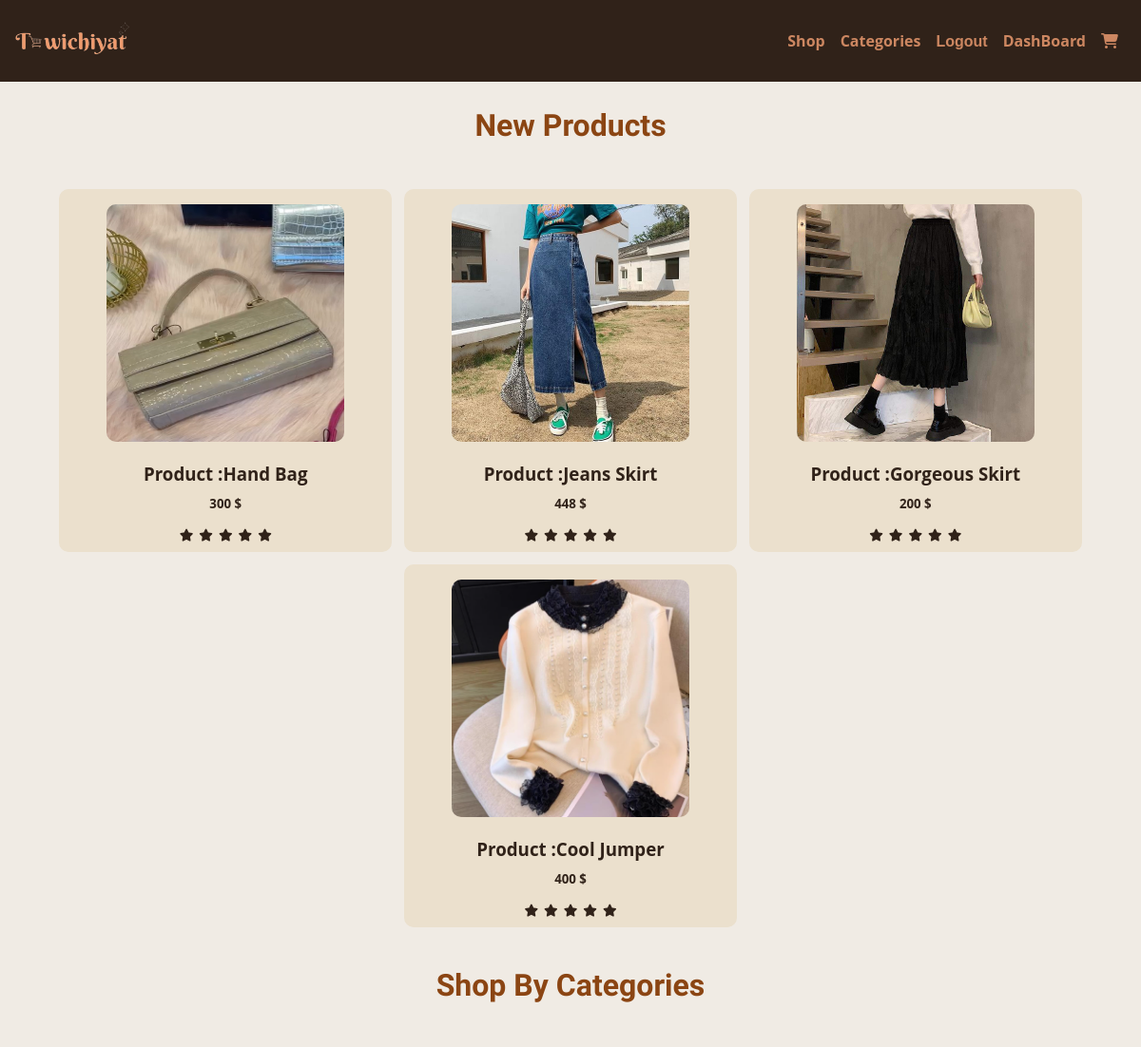
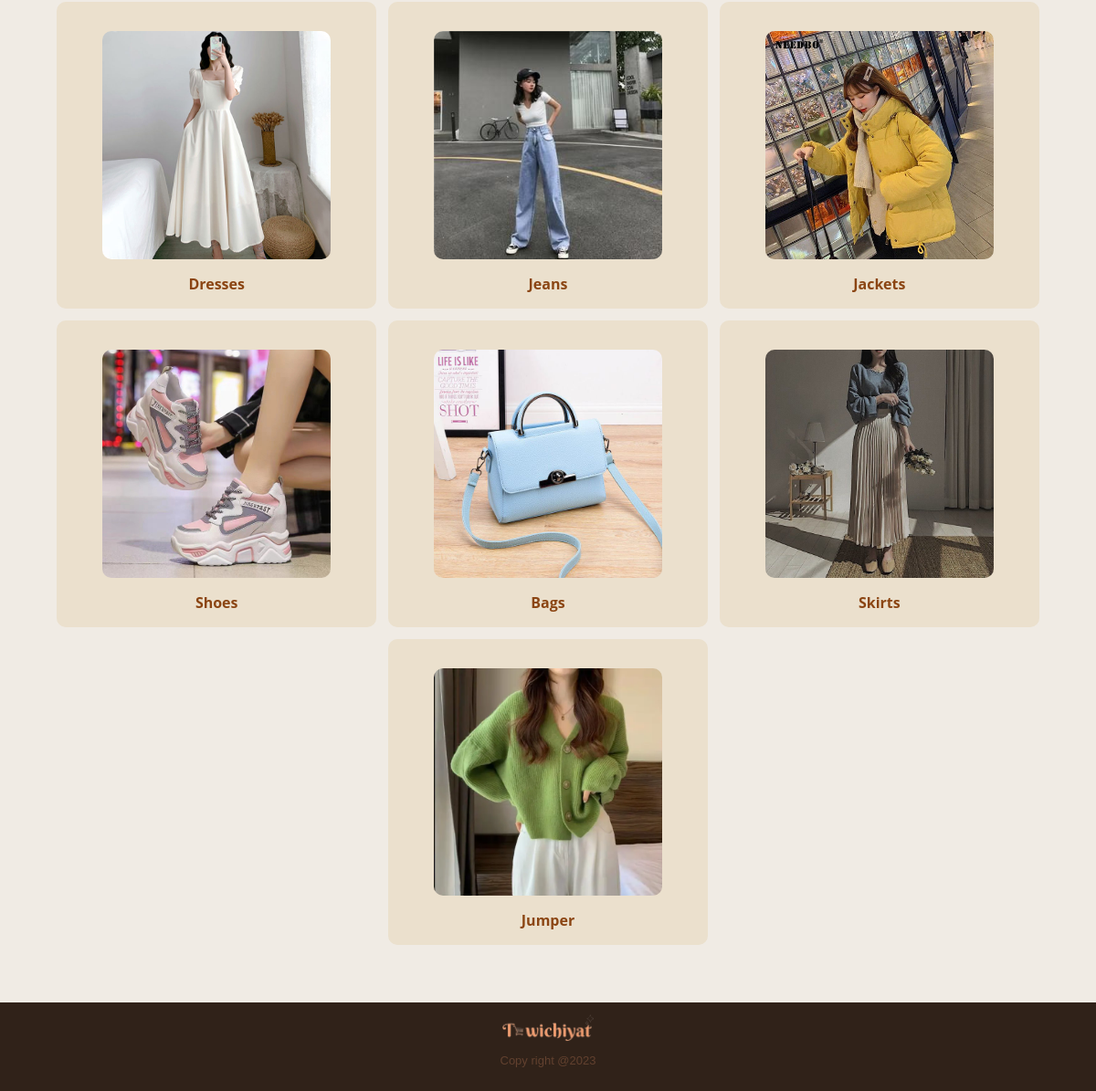
The app's page /Store/home/ (signed in) with its own data (2 pictures, top to bottom).
### userP/models.py (models this page shows, shortened)
class Profile(models.Model):
    Women = 'Women'
    Men = 'Men'
    GENDER_CHOICES = (
        (Women, 'Women'),
        (Men, 'Men')
    )
    user = models.OneToOneField(User, related_name='userprofile', on_delete=models.CASCADE)
    is_vendor = models.BooleanField(default=False)
    address = models.CharField(max_length=150)
    phone_nbr = models.CharField(max_length=30)
    gender = models.CharField(max_length=50, choices=GENDER_CHOICES, default=Women)
    slugU =  models.SlugField(max_length=50,default=None)

### vendor_dashboard/models.py (models this page shows, shortened)
class Product(models.Model):
    name = models.CharField(max_length=25,default='Anonymous Product')
    type_p = models.CharField(max_length=25)
    price = models.IntegerField()
    size = models.CharField(max_length=4)
    color = models.CharField(max_length=25)
    description = models.TextField(max_length=400)
    image = models.ImageField(default='default.png', blank=True)
    date = models.DateTimeField(default=datetime.datetime.now, editable=False)
    quantity = models.IntegerField(default=1)
    author = models.ForeignKey(User , null=True, on_delete=models.CASCADE)
    status = models.CharField(max_length=14 , default="Available")

### Store/models.py (models this page shows)
class Collection(models.Model):
    name = models.CharField(max_length=25)
    image_col= models.ImageField(default='default.png',blank=True)
    slugC =  models.SlugField(max_length=50,default=None)
    def __str__(self):
        return self.name

### Store/views.py (the view)
def shop_now(request):
    products = Product.objects.all().order_by('date')
    latest_products=[]
    if len(products)>=5:
        for i in range(len(products)-1,0,-1):
            if len(latest_products)<4:
                latest_products.append(products[i])
            else:
                break
    collections = Collection.objects.all()
    return render(request,'Store/home.html',{'collections':collections,'products':latest_products})

### Store/context_processors.py (called while the page is built)
def collectionslist(request):
    return {'collectionslist':Collection.objects.filter()}

### userP/context_processors.py (called while the page is built)
def profiles(request):
    return {'profiles':Profile.objects.all()}

### Store/templates/Store/home.html (shortened to what this page needs)
{% extends 'base_layout.html' %}
{%load static %}
{% block content %}
		<h2 class="shop-titles">New Products</h2>
		<section class="new-products-list">
			{% for product in products %}
				<a class="product" onclick="showProductModal('{{ product.name }}', '{{ product.price }}', '{{ product.image.url }}','{{ product.quantity }}','{{ product.description }}','{{ product.size }}','{{ product.id }}')">
						<img src="{{ product.image.url }}"  alt="product image ">
						<h3>Product :{{ product.name}}</h3>
						<h5>{{ product.price}} $</h5>
						<ul class="list-review">
							<li><i class="fa fa-star checkes"></i></li>
							<li><i class="fa fa-star checkes"></i></li>
							<li><i class="fa fa-star checkes"></i></li>
							<li><i class="fa fa-star "></i></li>
							<li><i class="fa fa-star "></i></li>
						</ul>
				</a>
			{% endfor %}
		</section>
		<h2 class="shop-titles">Shop By Categories</h2>
		<section class="categories-container-list">
			{% for collection in collections %}
			<div class="categorie">
					<a class="row1" href="{% url 'Store:product_category' category_id=collection.id %}">
						<img src="{{ collection.image_col.url }}" alt="" />
						<h4>{{ collection.name }}</h4>
				  	</a>
			</div>
			{% endfor %}
		</section>
{% endblock  %}

### templates/base_layout.html (shortened to what this page needs)
{% load static%}
<!DOCTYPE html>
<html lang="en">
<head>
    <link rel="stylesheet" href="{% static 'styles.css'%}">
</head>
<body>
    <header class="header">
        <div class="logo-container">
          <a href="{% url 'home'%}"> <img src="{% static 'logo.png' %}" alt="logoImg"></a>
        </div>
        <nav class="nav-bar">
            <ul>
                <li class="nav-elt"><a href="{% url 'Store:shopnow' %}"><span class="hidden"> </span><span class="text-hidden">Shop</span></a></li>
                <li class="nav-elt" id="categoriesnav">
                    <a href="#"><span class="hidden"></span><span class="text-hidden">Categories</span></a>
                </li>
                {% if user.is_authenticated %}
                    <form action="{% url 'userP:logout' %}" class="logout-link" method="POST">
                        <button type="submit" class="nav-elt"><span class="hidden"></span><span class="text-hidden">Logout</span></button>
                    </form>
                    {% for p in profiles %}
                         {% if p.user == user %}
                            {% if p.is_vendor %}
                                <li class="nav-elt"><a href="{% url 'vendor_dashboard:dashboard'%}"><span class="hidden"></span><span class="text-hidden">DashBoard</span></a></li>
                            {% else %}
                                <li class="nav-elt"><a href=""><span class="hidden"><i class="fa-sharp fa-regular fa-heart" style="color: #CD8761;"></i></span><span class="text-hidden">WatchList</span></a></li>
                            {% endif %}
                        {% endif %}
                    {% endfor %}
                {% else %}
                   <li class="nav-elt"><a href="{% url 'userP:login'%}"><span class="hidden"><i class="fa-solid fa-user" style="color: #CD8761;"></i></span><span class="text-hidden">LogIn</span></a></li>
                {% endif %}
                <li class="nav-elt rounded-cart" ><a href="#"><span><i class="fa-solid fa-cart-shopping" style="color: #CD8761;"></i></span></a></li>
            </ul>
        </nav>
    </header>
    {% block content%}
    {% endblock%}
    <footer class="footer footer-absolute">
        <img src="{% static 'logo.png' %}" alt="" width="100px">
        <p class="copy-right">Copy right @2023</p>
    </footer>
</body>
</html>

### assets/styles.css (style rules this page uses)
html,body { margin: 0; padding: 0; width: 100%; height: 100%; background-color: #f0ebe4; font-family: 'Open Sans', sans-serif; }
*,*::after,*::before { box-sizing: border-box; user-select: none; }
body { position: relative; overflow: auto; display: flex; flex-direction: column; -ms-overflow-style: none; scrollbar-width: none; }
.footer { margin-top: auto; padding: 1em 4em; display: flex; flex-direction: column; justify-content: center; align-items: center; background-color: #302219; font-size: small; box-shadow: 2px 2px #62412F; }
.footer p { color: #CD8761; }
.footer-absolute { position: fixed; bottom: 0; width: 100%; }
.what-they-say .feedbacks .feedback .content-feedback p, section.about .content,.footer .copy-right { text-align: justify; color: #62412F; font-family: 'Rajdhani', sans-serif; }
header.header { padding: 1em; display: flex; flex-direction: row; align-items: center; background-color: #302219; width: 100%; }
.logo-container img { max-width: 120px; min-width: 90px; width: 100%; }
.nav-bar { margin-left: auto; }
.nav-bar ul { list-style: none; display: flex; flex-direction: row; justify-content: flex-end; }
.nav-bar ul .nav-elt { padding: 0 0.5em; font-weight: bold; }
.nav-bar ul li.nav-elt a { text-decoration: none; color: #CD8761; font-size: 1rem; }
.logout-link button { background-color: transparent; color: #CD8761; font-size: 1rem; border: none; }
.rounded-cart { position: relative; display: inline-block; }
.text-hidden { display: none; }
@media (min-width:700px) { .text-hidden { display: inline-block; } }
.fa { font-size: 13px; transition: 0.4s; margin: 3px; }
.row1 { width: 100%; margin: 1em auto; display: flex; flex-direction: column; }
.row1 * { margin: auto; }
.row1 h4 { color: #8B4513; }
.categories-container-list ,.new-products-list { display: flex; flex-direction: column; width: 100%; justify-content: center; align-items: center; margin-top: 2em; gap: 0.8em; padding: 1em; }
.categories-container-list .categorie , .new-products-list .product { display: flex; flex-direction: column; border-radius: 10px; background-color: #EBE0CD; width: 100%; max-width: 280px; }
.new-products-list .product > * { margin: 0.3em auto ; }
.categories-container-list .categorie img , .new-products-list .product img { width: 90%; margin: 1em auto; max-width:250px ; max-height: 250px; height: auto; border-radius: 10px; }
.categories-container-list .categorie { max-width: 100%; max-height: 100%; object-fit: contain; transition: transform 0.3s ease-in-out; }
.categories-container-list .categorie a, .new-products-list a.product { text-decoration: none; color: #302219; }
@media only screen and (min-width: 500px) { .categories-container-list , .new-products-list { display: flex; flex-direction: row; flex-wrap: wrap; } }
@media only screen and (min-width: 500px) { .categories-container-list .categorie , .new-products-list .product { width: 100%; max-width: 350px; } }
.new-products-list .product { display: flex; cursor: pointer; }
.new-products-list .product ul.list-review { display: flex; flex-direction: row; list-style: none; margin:0.5em auto; width: 100%; padding-left: 0; justify-content: center; }
.shop-titles { text-align: center; color:#8B4513 ; font-weight: bold; font-family: 'Berkshire Swash', serif; font-size: 2em; margin-bottom: 0em; }
.categories-container-list,.margin { padding-bottom: 10em; }

### records on screen
Profile: is_vendor "DashBoard"
Product: image (picture), name "Hand Bag", price "300"
Product: image (picture), name "Jeans Skirt", price "448"
Product: image (picture), name "Gorgeous Skirt", price "200"
Product: image (picture), name "Cool Jumper", price "400"
Collection: image_col (picture), name "Dresses"
Collection: image_col (picture), name "Jeans"
Collection: image_col (picture), name "Jackets"
Collection: image_col (picture), name "Shoes"
Collection: image_col (picture), name "Bags"
Collection: image_col (picture), name "Skirts"
Collection: image_col (picture), name "Jumper"
